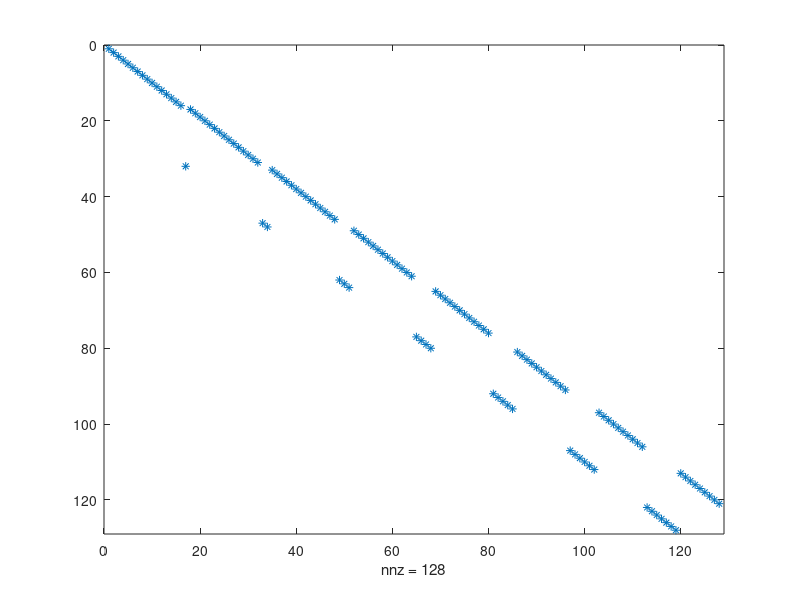

Source code (MATLAB): (Note: this script raises an error after producing the figure.)
N=8;
n=log2(N);
%%%
%
% cercare di mettere il filo dei data in fondo, cosi' e' in cima
%%%
x = randn(N, 1); x = x / norm(x);
y = randn(N, 1); y = y / norm(y);

S = tril(x*y')+ triu(y*x', 1); %semiseparable matrix
e0=[1;0]; e1=[0;1];
j=zeros(N, 1);
j(2)=1;
phi_init=  1/sqrt(2)*kron(e0, kron(kron(y, e0), x))+1/sqrt(2)*kron(e1, kron(kron(x, e0), y));

N2=2*N;
Z2N=zeros(N2); Z2N=diag(ones(N2-1, 1), 1); Z2N(N2, 1)=1; %upshift
Zb=eye(N*N2);
for i=1:N-1
    Zb(i*N2+1:(i+1)*N2, i*N2+1:(i+1)*N2)=Z2N^i;
end
Zbi=eye(N*N2);
for i=0:N-1
    Zbi(i*N2+1:(i+1)*N2, i*N2+1:(i+1)*N2)=(Z2N')^(N-i);
end
spy(Zb)

Zg= blkdiag(Zb, Zbi);
ZN=zeros(N); ZN=diag(ones(N-1, 1), -1); ZN(1, N)=1; % small downshift
Zs=eye(N*N2);
for i=1:N-1
    Zs(i*N2+1:(i)*N2+N, i*N2+1:(i)*N2+N)=ZN^i;
end 
Zss=kron(eye(2), Zs);

H=[1 1; 1 -1]/sqrt(2);
Hg=kron(H, kron(eye(N), kron(eye(2), eye(N))));

M=Hg*Zss*Zg;


%%%%%%%%%%%%%%%%%%%%%%%%%%%%%%%%%%%%%%%%%%%%%%%%%%%%%%%
Zss_circ=Zs_Gate(n,1);
Zg_circ=Zg_gate(n);
totalCirc=qclab.QCircuit(2*n+2);
totalCirc.push_back(Zg_circ);
totalCirc.push_back(Zss_circ);
totalCirc.push_back(qclab.qgates.Hadamard(0));


totalCirc=M_gate(n);

mat=totalCirc.matrix;

%%%%%%%%%%%%%%%%%%%%%%%%%%%%


% Look for existing figure
fig = findobj('Type', 'Figure', 'Tag', 'SpyFigure');

if isempty(fig)
    fig = figure('Tag', 'SpyFigure');
else
    figure(fig);   % bring existing figure to foreground
    clf(fig);      % clear previous content
end
subplot(1, 2, 1);
spy(M);
title('Original');

subplot(1, 2, 2);
spy(mat);
title('Circuit');

norm(abs(M)-abs(mat))
